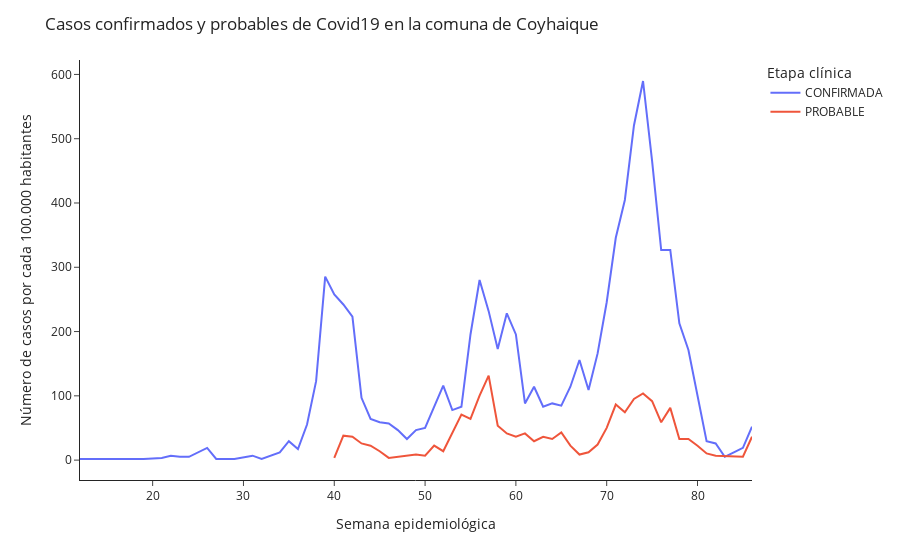

The notebook cell this image was saved under:
### Markdown cell above
## Analisis por Comuna

### Code cell
px.line(df_tasa[((df_tasa['etapa_clinica']=='PROBABLE')|(df_tasa['etapa_clinica']=='CONFIRMADA'))&(df_tasa['comuna_seremi_xi']=='Coyhaique')],
        x= 'semana_epidemiologica_21',
        y= 'bypop_total',
        color='etapa_clinica',
        labels={'etapa_clinica':'Etapa clínica'},
       ).update_layout(title= 'Casos confirmados y probables de Covid19 en la comuna de Coyhaique',
                       yaxis_title='Número de casos por cada 100.000 habitantes',
                       xaxis_title='Semana epidemiológica',
                       template='simple_white')

### Figure 1 — Plotly figure (JSON) as saved in the notebook; plotly's stock layout.template omitted (floating-point values rounded to 4 significant figures)
{"data": [{"hovertemplate": "Etapa clínica=CONFIRMADA<br>semana_epidemiologica_21=%{x}<br>bypop_total=%{y}<extra></extra>", "legendgroup": "CONFIRMADA", "line": {"color": "#636efa", "dash": "solid"}, "mode": "lines", "name": "CONFIRMADA", "orientation": "v", "showlegend": true, "type": "scatter", "x": [12, 14, 19, 21, 22, 23, 24, 26, 27, 28, 29, 31, 32, 34, 35, 36, 37, 38, 39, 40, 41, 42, 43, 44, 45, 46, 47, 48, 49, 50, 51, 52, 53, 54, 55, 56, 57, 58, 59, 60, 61, 62, 63, 64, 65, 66, 67, 68, 69, 70, 71, 72, 73, 74, 75, 76, 77, 78, 79, 80, 81, 82, 83, 84, 85, 86], "xaxis": "x", "y": [1.73, 1.73, 1.73, 3.459, 6.918, 5.189, 5.189, 19.03, 1.73, 1.73, 1.73, 6.918, 1.73, 12.11, 29.4, 17.3, 55.35, 122.8, 285.4, 257.7, 242.1, 223.1, 96.86, 63.99, 58.81, 57.08, 46.7, 32.86, 46.7, 50.16, 83.02, 115.9, 77.83, 83.02, 195.4, 280.2, 231.8, 173.0, 228.3, 195.4, 88.21, 114.2, 83.02, 88.21, 84.75, 114.2, 155.7, 109.0, 166.0, 245.6, 345.9, 404.7, 520.6, 589.8, 465.3, 326.9, 326.9, 212.7, 171.2, 102.0, 29.4, 25.94, 5.189, 12.11, 19.03, 51.89], "yaxis": "y"}, {"hovertemplate": "Etapa clínica=PROBABLE<br>semana_epidemiologica_21=%{x}<br>bypop_total=%{y}<extra></extra>", "legendgroup": "PROBABLE", "line": {"color": "#EF553B", "dash": "solid"}, "mode": "lines", "name": "PROBABLE", "orientation": "v", "showlegend": true, "type": "scatter", "x": [40, 41, 42, 43, 44, 45, 46, 47, 48, 49, 50, 51, 52, 53, 54, 55, 56, 57, 58, 59, 60, 61, 62, 63, 64, 65, 66, 67, 68, 69, 70, 71, 72, 73, 74, 75, 76, 77, 78, 79, 80, 81, 82, 85, 86], "xaxis": "x", "y": [3.459, 38.05, 36.32, 25.94, 22.48, 13.84, 3.459, 5.189, 6.918, 8.648, 6.918, 22.48, 13.84, 41.51, 70.91, 63.99, 100.3, 131.4, 53.62, 41.51, 36.32, 41.51, 29.4, 36.32, 32.86, 43.24, 22.48, 8.648, 12.11, 24.21, 50.16, 86.48, 74.37, 95.13, 103.8, 91.67, 58.81, 81.29, 32.86, 32.86, 22.48, 10.38, 6.918, 5.189, 36.32], "yaxis": "y"}], "layout": {"legend": {"title": {"text": "Etapa clínica"}, "tracegroupgap": 0}, "margin": {"t": 60}, "title": {"text": "Casos confirmados y probables de Covid19 en la comuna de Coyhaique"}, "xaxis": {"anchor": "y", "domain": [0, 1], "title": {"text": "Semana epidemiológica"}}, "yaxis": {"anchor": "x", "domain": [0, 1], "title": {"text": "Número de casos por cada 100.000 habitantes"}}}}
